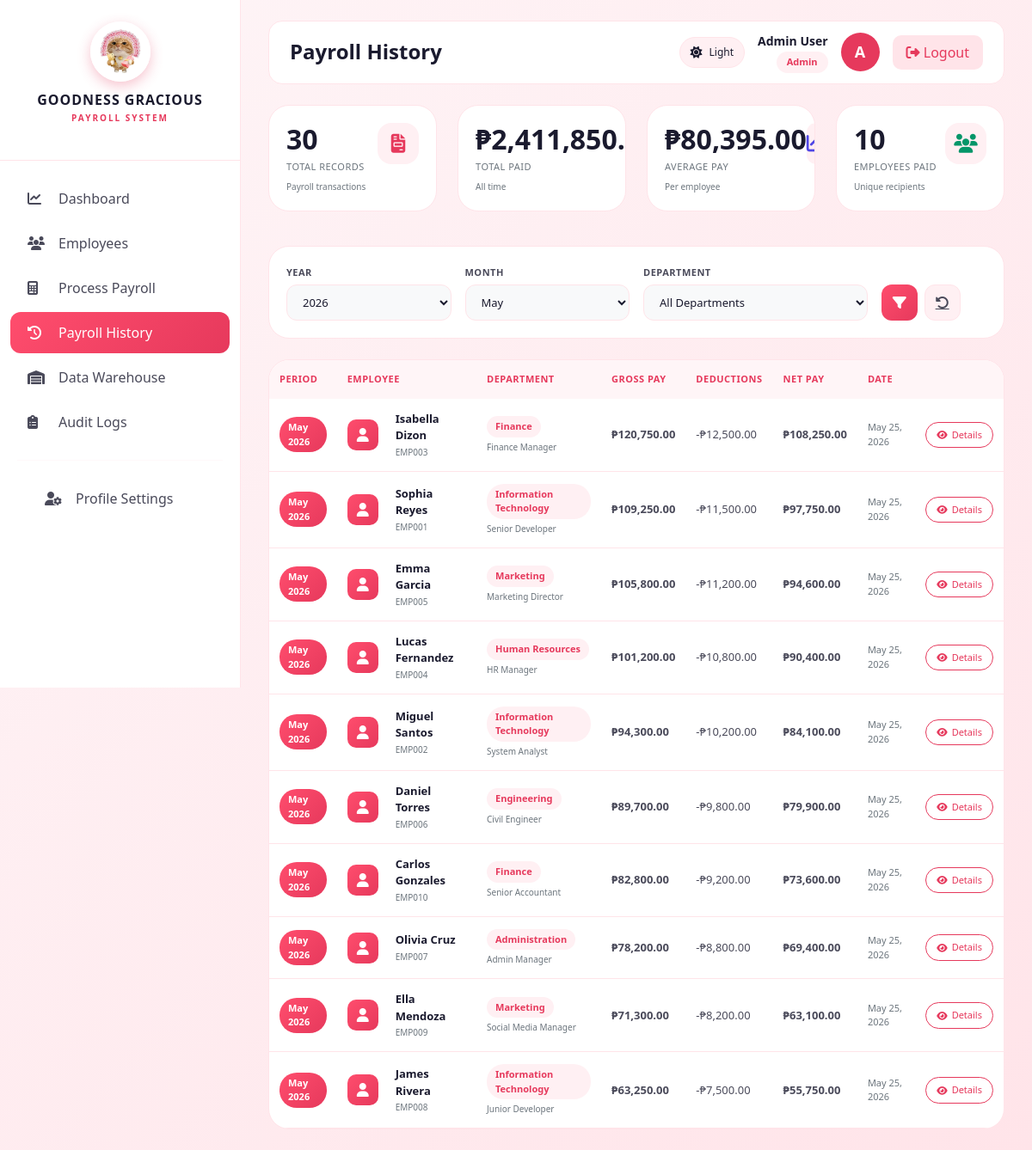
The app's page /goodness_payroll/index.php?page=payroll_history&month=5&year=2026 (signed in) with its own data.
### tables this page shows
CREATE TABLE `payroll_records` (
  `payroll_id`              INT(11)       NOT NULL AUTO_INCREMENT,
  `employee_id`             INT(11)       NOT NULL,
  `payroll_month`           INT(11)       NOT NULL CHECK (`payroll_month` BETWEEN 1 AND 12),
  `payroll_year`            INT(11)       NOT NULL CHECK (`payroll_year` >= 2000),
  `basic_salary`            DECIMAL(12,2) NOT NULL,
  `allowances_amount`       DECIMAL(12,2) DEFAULT 0.00,
  `overtime_amount`         DECIMAL(12,2) DEFAULT 0.00,
  `tax_amount`              DECIMAL(12,2) DEFAULT 0.00,
  `sss_amount`              DECIMAL(12,2) DEFAULT 0.00,
  `philhealth_amount`       DECIMAL(12,2) DEFAULT 0.00,
  `pagibig_amount`          DECIMAL(12,2) DEFAULT 0.00,
  `other_deductions`        DECIMAL(12,2) DEFAULT 0.00,
  `gross_amount`            DECIMAL(12,2) NOT NULL,
  `total_deductions_amount` DECIMAL(12,2) NOT NULL,
  `net_amount`              DECIMAL(12,2) NOT NULL,
  `payroll_status`          ENUM('draft','processed','paid') DEFAULT 'draft',
  `processed_at`            TIMESTAMP NULL DEFAULT NULL,
  `lock_version`            INT(11) NOT NULL DEFAULT 1
                            COMMENT 'Optimistic locking - increment on every UPDATE',
  PRIMARY KEY (`payroll_id`),
  UNIQUE KEY `uq_payroll_period` (`employee_id`,`payroll_month`,`payroll_year`),
  KEY `idx_payroll_status` (`payroll_status`),
  KEY `idx_payroll_year_month` (`payroll_year`,`payroll_month`),
  KEY `idx_lock_version` (`lock_version`)
);

CREATE TABLE `employees` (
  `employee_id`    INT(11)       NOT NULL AUTO_INCREMENT,
  `employee_code`  VARCHAR(20)   NOT NULL,
  `first_name`     VARCHAR(50)   NOT NULL,
  `last_name`      VARCHAR(50)   NOT NULL,
  `email`          VARCHAR(100)  DEFAULT NULL,
  `department`     VARCHAR(50)   DEFAULT NULL,
  `emp_position`   VARCHAR(50)   DEFAULT NULL,
  `basic_salary`   DECIMAL(12,2) NOT NULL CHECK (`basic_salary` > 0),
  `hire_date`      DATE          NOT NULL,
  `emp_status`     ENUM('active','inactive','terminated') DEFAULT 'active',
  `version_number` INT(11)       NOT NULL DEFAULT 1
                   COMMENT 'Optimistic concurrency control - PHP must match before UPDATE',
  `created_at`     TIMESTAMP NOT NULL DEFAULT CURRENT_TIMESTAMP(),
  `updated_at`     TIMESTAMP NOT NULL DEFAULT CURRENT_TIMESTAMP()
                   ON UPDATE CURRENT_TIMESTAMP(),
  PRIMARY KEY (`employee_id`),
  UNIQUE KEY `uq_employee_code` (`employee_code`),
  UNIQUE KEY `uq_employee_email` (`email`),
  KEY `idx_department` (`department`),
  KEY `idx_emp_status` (`emp_status`),
  KEY `idx_version_number` (`version_number`)
);

### goodness_payroll/modules/payroll_history.php (the view, shortened to what this page needs)
<?php
require_once 'config/database.php';
$year_filter = $_GET['year'] ?? '';
$month_filter = $_GET['month'] ?? '';
$query = "
    SELECT
        p.payroll_id,
        p.payroll_month,
        p.payroll_year,
        p.basic_salary,
        p.allowances_amount as allowances,
        p.overtime_amount as overtime,
        p.tax_amount as tax,
        p.sss_amount as sss,
        p.philhealth_amount as philhealth,
        p.pagibig_amount as pagibig,
        p.gross_amount as gross_pay,
        p.total_deductions_amount as total_deductions,
        p.net_amount as net_pay,
        p.processed_at,
        e.employee_id,
        e.employee_code,
        e.first_name,
        e.last_name,
        e.department,
        e.emp_position as position
    FROM payroll_records p
    INNER JOIN employees e ON p.employee_id = e.employee_id
    WHERE p.payroll_status = 'processed'
";
$params = [];
if ($year_filter) {
    $query .= " AND p.payroll_year = ?";
    $params[] = $year_filter;
}
if ($month_filter) {
    $query .= " AND p.payroll_month = ?";
    $params[] = $month_filter;
}
$query .= " ORDER BY p.payroll_year DESC, p.payroll_month DESC, p.net_amount DESC";
$stmt = $db->prepare($query);
$stmt->execute($params);
$payrolls = $stmt->fetchAll();
$summaryQuery = "
    SELECT
        COUNT(*) as total_records,
        COALESCE(SUM(net_amount), 0) as total_paid,
        COALESCE(ROUND(AVG(net_amount), 2), 0) as avg_pay,
        COALESCE(MAX(net_amount), 0) as highest_pay,
        COALESCE(MIN(net_amount), 0) as lowest_pay,
        COUNT(DISTINCT employee_id) as unique_employees
    FROM payroll_records
    WHERE payroll_status = 'processed'
";
$summaryStmt = $db->prepare($summaryQuery);
$summaryStmt->execute();
$summary = $summaryStmt->fetch();
$years = [];
for($y = 2026; $y >= 2020; $y--) {
    $years[] = ['payroll_year' => $y];
}
$months = [
    1 => 'January', 2 => 'February', 3 => 'March', 4 => 'April',
    5 => 'May', 6 => 'June', 7 => 'July', 8 => 'August',
    9 => 'September', 10 => 'October', 11 => 'November', 12 => 'December'
];
?>
<div>
    <div class="row mb-4">
        <div class="col-md-3 mb-3">
            <div class="history-stat-card">
                <div class="d-flex justify-content-between align-items-start">
                    <div>
                        <div class="stat-number"><?php echo number_format($summary['total_records'] ?? 0); ?></div>
                        <div class="stat-label">Total Records</div>
                        <div class="stat-sub">Payroll transactions</div>
                    </div>
                    <div class="stat-icon">
                        <i class="fas fa-file-invoice" style="color: #e6395c;"></i>
                    </div>
                </div>
            </div>
        </div>
        <div class="col-md-3 mb-3">
            <div class="history-stat-card">
                <div class="d-flex justify-content-between align-items-start">
                    <div>
                        <div class="stat-number">₱<?php echo number_format($summary['total_paid'] ?? 0, 2); ?></div>
                        <div class="stat-label">Total Paid</div>
                        <div class="stat-sub">All time</div>
                    </div>
                </div>
            </div>
        </div>
        <div class="col-md-3 mb-3">
            <div class="history-stat-card">
                <div class="d-flex justify-content-between align-items-start">
                    <div>
                        <div class="stat-number">₱<?php echo number_format($summary['avg_pay'] ?? 0, 2); ?></div>
                        <div class="stat-label">Average Pay</div>
                        <div class="stat-sub">Per employee</div>
                    </div>
                    <div class="stat-icon">
                        <i class="fas fa-chart-line" style="color: #4f46e5;"></i>
                    </div>
                </div>
            </div>
        </div>
        <div class="col-md-3 mb-3">
            <div class="history-stat-card">
                <div class="d-flex justify-content-between align-items-start">
                    <div>
                        <div class="stat-number"><?php echo number_format($summary['unique_employees'] ?? 0); ?></div>
                        <div class="stat-label">Employees Paid</div>
                        <div class="stat-sub">Unique recipients</div>
                    </div>
                    <div class="stat-icon">
                        <i class="fas fa-users" style="color: #059669;"></i>
                    </div>
                </div>
            </div>
        </div>
    </div>
    <div class="filter-section">
        <form method="GET" class="row g-3 align-items-end">
            <div class="col-md-3">
                <label class="filter-label">YEAR</label>
                <select name="year" class="filter-select">
                    <?php foreach($years as $y): ?>
                    <option value="<?php echo $y['payroll_year']; ?>" <?php echo $year_filter == $y['payroll_year'] ? 'selected' : ''; ?>>
                        <?php echo $y['payroll_year']; ?>
                    </option>
                    <?php endforeach; ?>
                </select>
            </div>
            <div class="col-md-3">
                <label class="filter-label">MONTH</label>
                <select name="month" class="filter-select">
                    <?php foreach($months as $num => $name): ?>
                    <option value="<?php echo $num; ?>" <?php echo $month_filter == $num ? 'selected' : ''; ?>>
                        <?php echo $name; ?>
                    </option>
                    <?php endforeach; ?>
                </select>
            </div>
            <div class="col-md-4">
                <label class="filter-label">DEPARTMENT</label>
                <select name="department" class="filter-select">
                    <option value="">All Departments</option>
                </select>
            </div>
            <div class="col-md-2">
                <div class="d-flex gap-2">
                    <button type="submit" class="filter-icon-btn" title="Apply Filters">
                        <i class="fas fa-filter"></i>
                    </button>
                    <a href="?page=payroll_history" class="reset-btn" title="Reset Filters">
                        <i class="fas fa-undo-alt"></i>
                    </a>
                </div>
            </div>
        </form>
    </div>
    <div class="table-container">
        <div class="table-responsive">
            <table class="payroll-table">
                <thead>
                    <tr>
                        <th>Period</th>
                        <th>Employee</th>
                        <th>Department</th>
                        <th>Gross Pay</th>
                        <th>Deductions</th>
                        <th>Net Pay</th>
                        <th>Date</th>
                        <th></th>
                    </tr>
                </thead>
                <tbody>
                    <?php if(empty($payrolls)): ?>
                    <tr class="empty-state-row">
                        <td colspan="8" class="empty-state">
                            <i class="fas fa-inbox"></i>
                            <h5>No Payroll Records Found</h5>
                            <p>Try adjusting your filters or process a new payroll.</p>
                            <a href="?page=process_payroll" class="btn-pink" style="display: inline-block; margin-top: 10px;">Process Payroll</a>
                        </td>
                    </tr>
                    <?php else: ?>
                    <?php foreach($payrolls as $pay):
                        $periodName = date('F Y', mktime(0,0,0,$pay['payroll_month'],1,$pay['payroll_year']));
                    ?>
                    <tr>
                        <td>
                            <span class="period-badge"><?php echo $periodName; ?></span>
                        </td>
                        <td>
                            <div class="employee-info">
                                <div class="employee-avatar-small">
                                    <i class="fas fa-user"></i>
                                </div>
                                <div class="employee-details">
                                    <div class="employee-name"><?php echo htmlspecialchars($pay['first_name'] . ' ' . $pay['last_name']); ?></div>
                                    <div class="employee-code"><?php echo htmlspecialchars($pay['employee_code']); ?></div>
                                </div>
                            </div>
                        </td>
                        <td>
                            <span class="dept-badge"><?php echo htmlspecialchars($pay['department']); ?></span>
                            <div class="employee-code" style="margin-top: 4px;"><?php echo htmlspecialchars($pay['position']); ?></div>
                        </td>
                        <td class="amount-gross">₱<?php echo number_format($pay['gross_pay'], 2); ?></td>
                        <td class="amount-deduction">-₱<?php echo number_format($pay['total_deductions'], 2); ?></td>
                        <td class="amount-net">₱<?php echo number_format($pay['net_pay'], 2); ?></td>
                        <td style="font-size: 11px; color: var(--text-muted);"><?php echo date('M d, Y', strtotime($pay['processed_at'])); ?></td>
                        <td>
                            <button class="btn-details" onclick='showDetails(<?php echo htmlspecialchars(json_encode($pay)); ?>)'>
                                <i class="fas fa-eye"></i> Details
                            </button>
                        </td>
                    </tr>
                    <?php endforeach; ?>
                    <?php endif; ?>
                </tbody>
            </table>
        </div>
    </div>
</div>

### records on screen
payroll_records: periodName "May 2026", employee.last_name "Isabella Dizon", employee.employee_code "EMP003", employee.department "Finance", employee.emp_position "Finance Manager", gross_amount "120,750.00", total_deductions_amount "12,500.00", net_amount "108,250.00", processed_at "May 25, 2026"
payroll_records: periodName "May 2026", employee.last_name "Sophia Reyes", employee.employee_code "EMP001", employee.department "Information Technology", employee.emp_position "Senior Developer", gross_amount "109,250.00", total_deductions_amount "11,500.00", net_amount "97,750.00", processed_at "May 25, 2026"
payroll_records: periodName "May 2026", employee.last_name "Emma Garcia", employee.employee_code "EMP005", employee.department "Marketing", employee.emp_position "Marketing Director", gross_amount "105,800.00", total_deductions_amount "11,200.00", net_amount "94,600.00", processed_at "May 25, 2026"
payroll_records: periodName "May 2026", employee.last_name "Lucas Fernandez", employee.employee_code "EMP004", employee.department "Human Resources", employee.emp_position "HR Manager", gross_amount "101,200.00", total_deductions_amount "10,800.00", net_amount "90,400.00", processed_at "May 25, 2026"
payroll_records: periodName "May 2026", employee.last_name "Miguel Santos", employee.employee_code "EMP002", employee.department "Information Technology", employee.emp_position "System Analyst", gross_amount "94,300.00", total_deductions_amount "10,200.00", net_amount "84,100.00", processed_at "May 25, 2026"
payroll_records: periodName "May 2026", employee.last_name "Daniel Torres", employee.employee_code "EMP006", employee.department "Engineering", employee.emp_position "Civil Engineer", gross_amount "89,700.00", total_deductions_amount "9,800.00", net_amount "79,900.00", processed_at "May 25, 2026"
payroll_records: periodName "May 2026", employee.last_name "Carlos Gonzales", employee.employee_code "EMP010", employee.department "Finance", employee.emp_position "Senior Accountant", gross_amount "82,800.00", total_deductions_amount "9,200.00", net_amount "73,600.00", processed_at "May 25, 2026"
payroll_records: periodName "May 2026", employee.last_name "Olivia Cruz", employee.employee_code "EMP007", employee.department "Administration", employee.emp_position "Admin Manager", gross_amount "78,200.00", total_deductions_amount "8,800.00", net_amount "69,400.00", processed_at "May 25, 2026"
payroll_records: periodName "May 2026", employee.last_name "Ella Mendoza", employee.employee_code "EMP009", employee.department "Marketing", employee.emp_position "Social Media Manager", gross_amount "71,300.00", total_deductions_amount "8,200.00", net_amount "63,100.00", processed_at "May 25, 2026"
payroll_records: periodName "May 2026", employee.last_name "James Rivera", employee.employee_code "EMP008", employee.department "Information Technology", employee.emp_position "Junior Developer", gross_amount "63,250.00", total_deductions_amount "7,500.00", net_amount "55,750.00", processed_at "May 25, 2026"

### other values on screen
$titles[$page] "Payroll History"
$userName "Admin User"
$userRole "Admin"
$userInitial "A"
$summary['total_records'] "30"
$summary['avg_pay'] "80,395.00"
$summary['unique_employees'] "10"
form field year "2026"
form field month "May"
